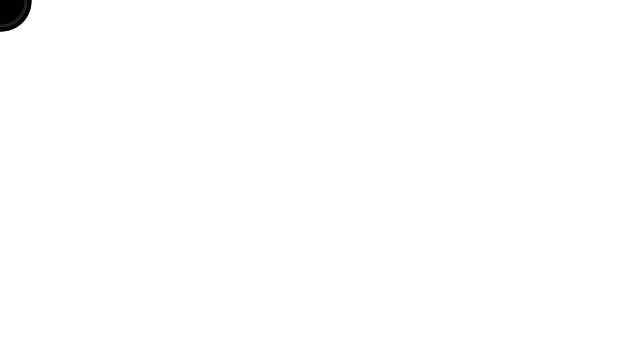
Frame 1 (no input)
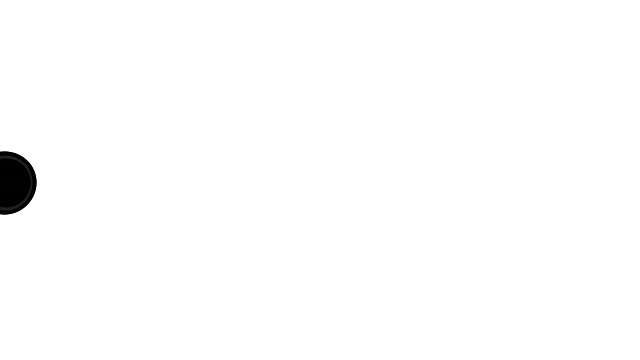
Frame 60 (the mouse pressed at the canvas centre just before this capture)
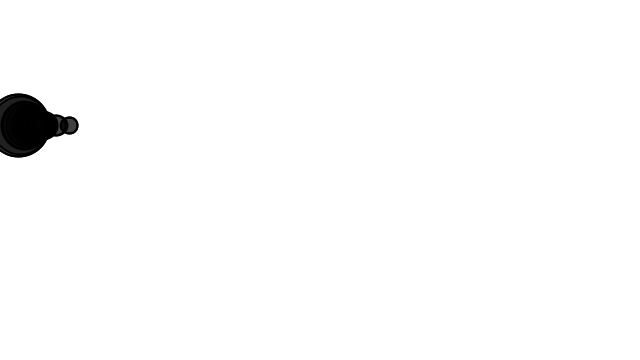
Frame 120 (the mouse held since frame 60 and released just before this capture)

The Processing sketch that drew these frames (run headless with seeded random() and noise(); from frame 60 on, the mouse is pressed at the canvas centre):

// Processing sketch: NOC_2_3_forces_many_realgravity
// ── NOC_2_3_forces_many_realgravity.pde
// hand-copying
// NOC_2_3_forces_many_realgravity.pde

Mover[] movers = new Mover[20];

void setup() {
  size(640, 360);
  for (int i = 0; i < movers.length; i++) {
    movers[i] = new Mover(random(1, 4), 0, 0);
  }
}

void draw() {
  background(255);
  
  for (int i = 0; i < movers.length; i++) {
    PVector wind = new PVector(0.01, 0);
    PVector gravity = new PVector(0, 0.1 * movers[i].mass); // <-
    
    movers[i].applyForce(wind);
    movers[i].applyForce(gravity);
    
    movers[i].update();
    movers[i].display();
    movers[i].checkEdge();
  }
}

// ── Mover.pde
// hand-copying
// NOC_2_3_forces_many_realgravity.pde

class Mover {
  PVector position;
  PVector velocity;
  PVector acceleration;
  float mass;
  
  Mover(float m, float x, float y) {
    mass = m;
    position = new PVector(x, y);
    velocity = new PVector(0, 0);
    acceleration = new PVector(0, 0);
  }

  void applyForce(PVector force) {
    PVector f = PVector.div(force, mass);
    acceleration.add(f);
  }

  void update() {
    velocity.add(acceleration);
    position.add(velocity);
    acceleration.mult(0);
  }
  
  void display() {
    stroke(0);
    strokeWeight(2);
    fill(0, 127);
    ellipse(position.x, position.y, mass * 16, mass * 16);
  }
  
  void checkEdge() {
    if (position.x > width) {
      position.x = width;
      velocity.x *= -1;
    } else if (position.x < 0) {
      position.x = 0;
      velocity.x *= -1;
    }
    
    if (position.y > height) {
      position.y = height;
      velocity.y *= -1;
    }
  }
}
